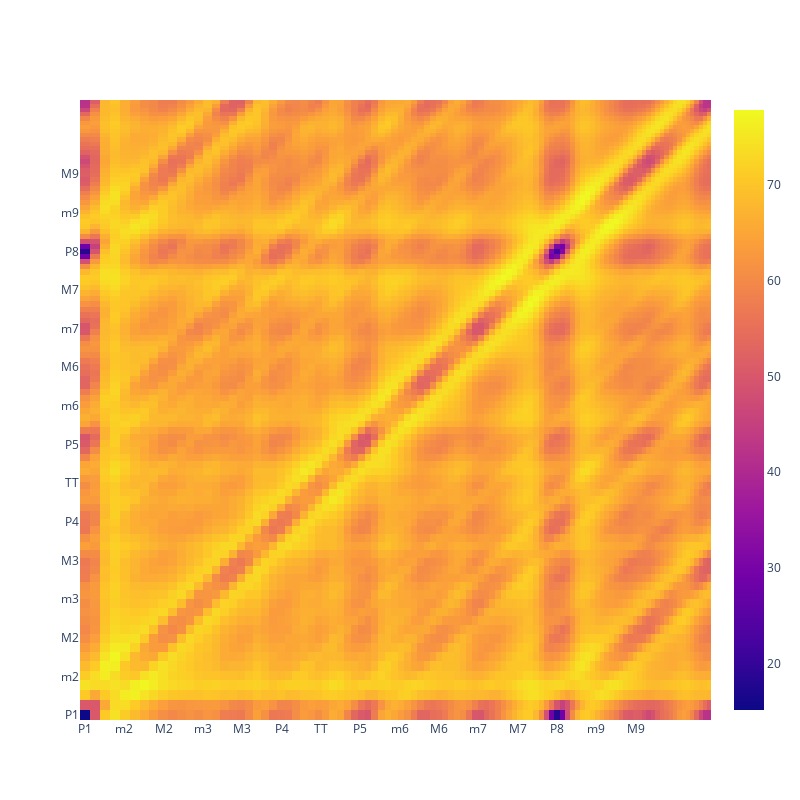

Here is the notebook cell this chart was saved with:
### Markdown cell above
# 2D Heatmap

### Code cell
fig = go.Figure()
fig.add_trace(go.Heatmap(z=zs, x=xs, y=ys))

fig.update_layout(width=800, height=800)
fig.update_xaxes(ticktext=intervals,
    tickvals=interval_vals,
    type="log"
)
fig.update_yaxes(
    ticktext=intervals,
    tickvals=interval_vals,
    type="log"
)
fig.show()
